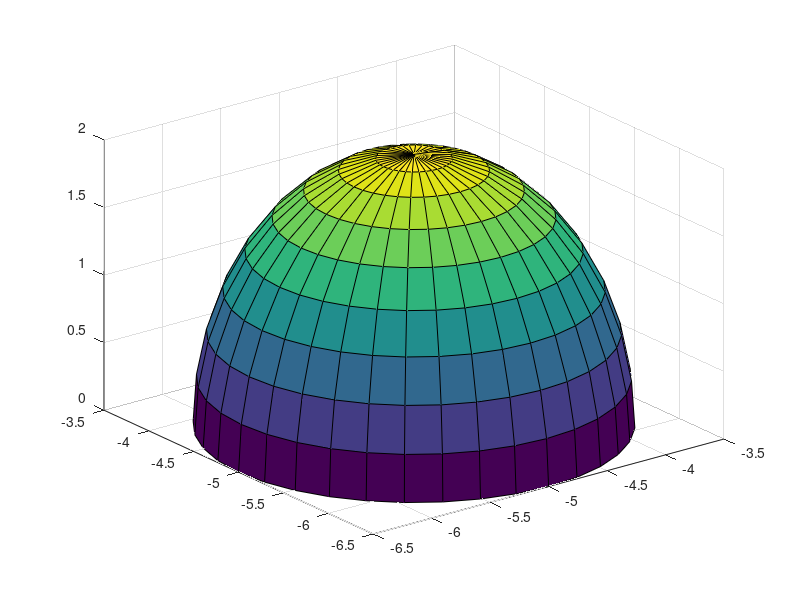

Recreate this plot in MATLAB. (Note: this script raises an error after producing the figure.)
clc,clear

%树冠1可视化模型
for v=-1:1:1
    for u=-1:1:1
        [theta,phi] = meshgrid(0:10:360,0:10:90);
        X = 1.5*cos(phi*pi/180).*cos(theta*pi/180)+v*5;
        Y = 1.5*cos(phi*pi/180).*sin(theta*pi/180)+u*5;
        Z = 2*sin(phi*pi/180);
        ss1=surf(X, Y, Z);
        ss1.FaceAlpha=0.4;
        hold on;
        [theta,phi2] = meshgrid(0:10:360,-90:10:0);
        X2 = 1.5*cos(phi2*pi/180).*cos(theta.*pi/180)+v*5;
        Y2 = 1.5*cos(phi2*pi/180).*sin(theta*pi/180)+u*5;
        Z2 = 1*sin(phi2*pi/180);
        ss2=surf(X2, Y2, Z2);
        ss2.FaceAlpha=0.4;
        hold on;
        [theta,phi] = meshgrid(0:10:360,0:10:90);
        X3 = 1*cos(phi*pi/180).*cos(theta*pi/180)+v*5;
        Y3 = 1*cos(phi*pi/180).*sin(theta*pi/180)+u*5;
        Z3 = 1.5*sin(phi*pi/180);
        ss3=surf(X3, Y3, Z3);
        ss3.FaceAlpha=0.4;
        hold on;
        X4 = 1*cos(phi2*pi/180).*cos(theta.*pi/180)+v*5;
        Y4 = 1*cos(phi2*pi/180).*sin(theta*pi/180)+u*5;
        Z4 = 0.75*sin(phi2*pi/180);
        ss4=surf(X4, Y4, Z4);
        ss4.FaceAlpha=0.4;
        hold on;
        X5 = 0.5*cos(phi*pi/180).*cos(theta*pi/180)+v*5;
        Y5 = 0.5*cos(phi*pi/180).*sin(theta*pi/180)+u*5;
        Z5 = 1*sin(phi*pi/180);
        ss5=surf(X5, Y5, Z5);
        ss5.FaceAlpha=0.4;
        hold on;
        X6 = 0.5*cos(phi2*pi/180).*cos(theta.*pi/180)+v*5;
        Y6 = 0.5*cos(phi2*pi/180).*sin(theta*pi/180)+u*5;
        Z6 = 0.375*sin(phi2*pi/180);
        ss6=surf(X6, Y6, Z6);
        ss6.FaceAlpha=0.4;
        hold on;
    end
end

xlabel('南北方向（单位：m）','FontSize',15,'FontName','宋体')
ylabel('东西方向（单位：m）','FontSize',15,'FontName','宋体')
axis equal;